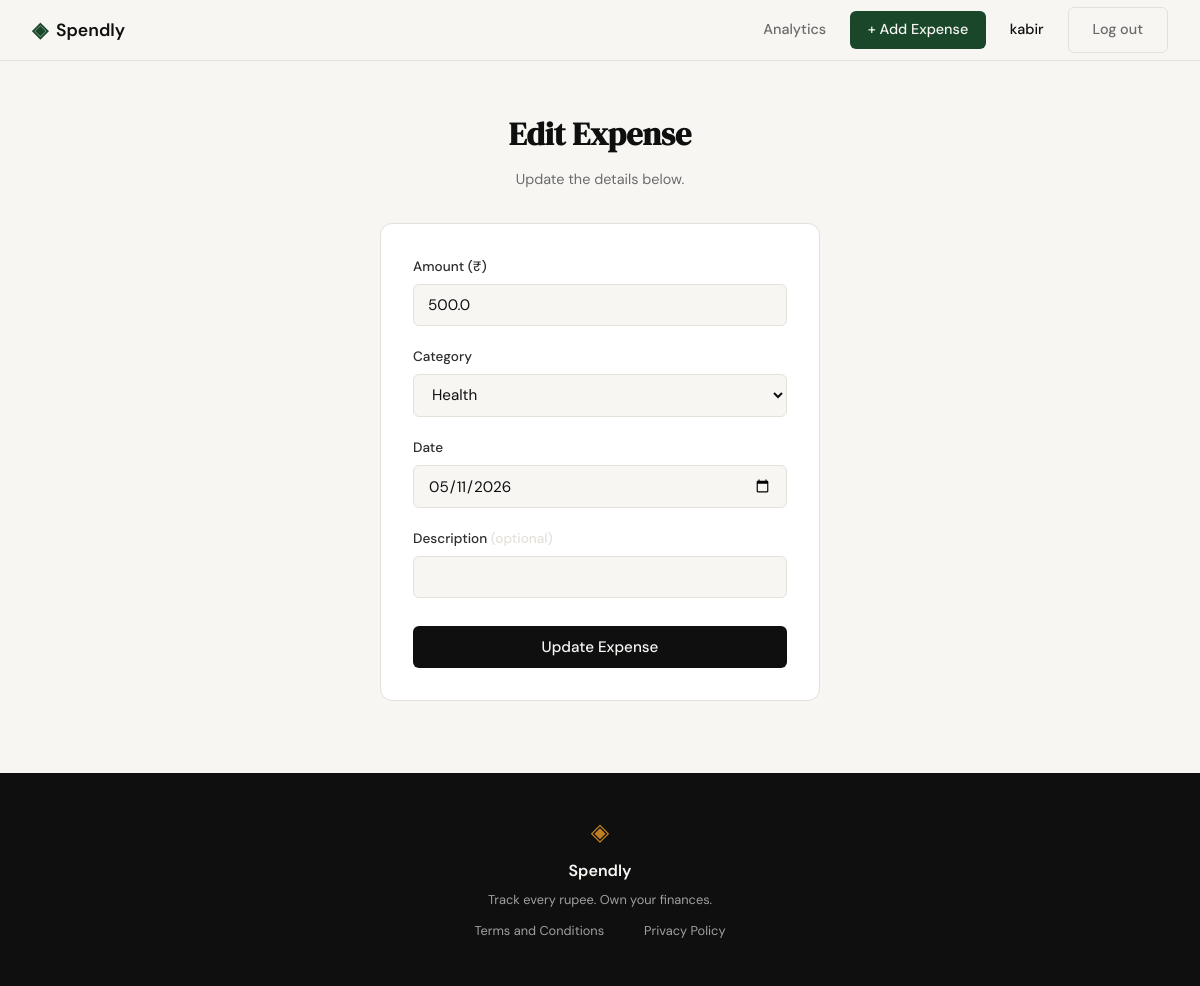
Screenshot of /expenses/50/edit (signed in) with the database file from the repository.
### tables this page shows
CREATE TABLE expenses (
            id          INTEGER PRIMARY KEY AUTOINCREMENT,
            user_id     INTEGER NOT NULL REFERENCES users(id),
            amount      REAL    NOT NULL,
            category    TEXT    NOT NULL,
            date        TEXT    NOT NULL,
            description TEXT,
            created_at  TEXT    DEFAULT (datetime('now'))
        );

### app.py (the view, shortened to what this page needs)
@app.route("/expenses/<int:id>/edit", methods=["GET", "POST"])
def edit_expense(id):
    if not session.get("user_id"):
        return redirect(url_for("login"))
    expense = get_expense_by_id(id)
    if expense is None:
        abort(404)
    if expense["user_id"] != session["user_id"]:
        abort(403)
    return render_template(
        "edit_expense.html",
        categories=EXPENSE_CATEGORIES,
        expense=expense,
        amount=expense["amount"],
        category=expense["category"],
        date=expense["date"],
        description=expense["description"] or "",
    )

### database/db.py (called while the page is built)
def get_db():
    if "db" not in g:
        db_path = current_app.config.get("DATABASE", "spendly.db")
        g.db = sqlite3.connect(db_path)
        g.db.row_factory = sqlite3.Row
        g.db.execute("PRAGMA foreign_keys = ON")
    return g.db

def get_expense_by_id(expense_id):
    return (
        get_db()
        .execute("SELECT * FROM expenses WHERE id = ?", (expense_id,))
        .fetchone()
    )

### templates/edit_expense.html (shortened to what this page needs)
{% extends "base.html" %}
{% block content %}
<section class="auth-section">
  <div class="auth-container">
    <div class="auth-header">
      <h1 class="auth-title">Edit Expense</h1>
      <p class="auth-subtitle">Update the details below.</p>
    </div>
    <div class="auth-card">
      <form method="POST" action="{{ url_for('edit_expense', id=expense['id']) }}">
        <div class="form-group">
          <label for="amount">Amount (₹)</label>
          <input class="form-input" type="number" id="amount" name="amount"
                 step="0.01" min="0.01" required
                 value="{{ amount or '' }}">
        </div>
        <div class="form-group">
          <label for="category">Category</label>
          <select class="form-input" id="category" name="category" required>
            {% for cat in categories %}
            <option value="{{ cat }}" {% if category == cat %}selected{% endif %}>{{ cat }}</option>
            {% endfor %}
          </select>
        </div>
        <div class="form-group">
          <label for="date">Date</label>
          <input class="form-input" type="date" id="date" name="date"
                 required value="{{ date or '' }}">
        </div>
        <div class="form-group">
          <label for="description">Description <span style="color:var(--border)">(optional)</span></label>
          <input class="form-input" type="text" id="description" name="description"
                 maxlength="200" value="{{ description or '' }}">
        </div>
        <button type="submit" class="btn-submit">Update Expense</button>
      </form>
    </div>
  </div>
</section>
{% endblock %}

### static/css/style.css (style rules this page uses)
:root { --ink: #0f0f0f; --ink-soft: #2d2d2d; --ink-muted: #6b6b6b; --ink-faint: #a0a0a0; --paper: #f7f6f3; --paper-warm: #f0ede6; --paper-card: #ffffff; --accent: #1a472a; --accent-light: #e8f0eb; --accent-2: #c17f24; --accent-2-light: #fdf3e3; --danger: #c0392b; --danger-light: #fdecea; --border: #e4e1da; --border-soft: #eeebe4; --font-display: 'DM Serif Display', Georgia, serif; --font-body: 'DM Sans', system-ui, sans-serif; --max-width: 1200px; --auth-width: 440px; --radius-sm: 6px; --radius-md: 12px; --radius-lg: 20px; }
*, *::before, *::after { box-sizing: border-box; margin: 0; padding: 0; }
html { font-size: 16px; scroll-behavior: smooth; }
body { background: var(--paper); color: var(--ink); font-family: var(--font-body); font-size: 1rem; line-height: 1.6; -webkit-font-smoothing: antialiased; }
.auth-section { min-height: calc(100vh - 60px - 100px); display: flex; align-items: center; justify-content: center; padding: 3rem 2rem; }
.auth-container { width: 100%; max-width: var(--auth-width); }
.auth-header { text-align: center; margin-bottom: 2rem; }
.auth-title { font-family: var(--font-display); font-size: 2rem; color: var(--ink); margin-bottom: 0.5rem; }
.auth-subtitle { font-size: 0.9rem; color: var(--ink-muted); }
.auth-card { background: var(--paper-card); border: 1px solid var(--border); border-radius: var(--radius-md); padding: 2rem; margin-bottom: 1.5rem; }
.form-group { margin-bottom: 1.25rem; }
.form-group label { display: block; font-size: 0.85rem; font-weight: 500; color: var(--ink-soft); margin-bottom: 0.4rem; }
.form-input { width: 100%; padding: 0.6rem 0.875rem; border: 1px solid var(--border); border-radius: var(--radius-sm); font-family: var(--font-body); font-size: 0.95rem; color: var(--ink); background: var(--paper); outline: none; transition: border-color 0.2s; }
.form-input::placeholder { color: var(--ink-faint); }
.btn-submit { width: 100%; padding: 0.7rem; background: var(--ink); color: var(--paper); border: none; border-radius: var(--radius-sm); font-family: var(--font-body); font-size: 0.95rem; font-weight: 500; cursor: pointer; transition: background 0.2s; margin-top: 0.5rem; }

### rows the page displays
expenses: amount "500.0", category "Health", date "05/11/2026"

### other values shown
{{ session.get("user_name") }} "kabir"
